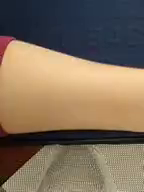
#> input picture frame 38 of DedoBassam1.mp4, 144 x 192 px, given in place of v1102.mp4, which was not available
$ python MainDetect.py   (older library calls are emulated)
#> lines starting #> are read from the running program, lines starting #| are printed output that depends on the picture; after the words box and inside, x2 and y2 are one past the last pixel; in counts of white or black regions, pixels touching at a corner belong together; pictures that were not available may be replaced by others from this repository, and a replacement may not be noted
### DetectSkin.py
# -*- coding: utf-8 -*-
"""
Created on Tue Jan  4 14:53:36 2022

@author: RaquelPantojo
"""

# import the necessary packages
import cv2
from matplotlib.pyplot import contour
import numpy as np
import matplotlib.pyplot as plt


def DetectPositionMaxSkin(filename, frame_number, lower, upper):

#> called with filename = 'v1102.mp4', frame_number = 30, lower = array of shape (3,), upper = array of shape (3,)
    Image = cv2.VideoCapture(filename)
    # keep looping over the frames in the video
    # Get the total number of frames in the video.
    fps = Image.get(cv2.CAP_PROP_FPS)
    frame_count = Image.get(cv2.CAP_PROP_FRAME_COUNT)
    success, frame = Image.read()
#> frame is the input picture: shape (192, 144, 3); mean B, G, R 90.1, 108.8, 125.3

    while success and frame_number <= frame_count:

        if success:
            frame_number += fps
            Image.set(cv2.CAP_PROP_POS_FRAMES, frame_number)

            # resize the frame, convert it to the HSV color space,
            # and determine the HSV pixel intensities that fall into
            # the speicifed upper and lower boundaries
            # frame = imutils.resize(frame, width=400)  # 400
            #frame=cv2.resize(frame, (640, 480))

            converted = cv2.cvtColor(frame, cv2.COLOR_BGR2HSV)
#> converted: shape (192, 144, 3); mean H, S, V 48.3, 103.8, 133.5
            skinMask = cv2.inRange(converted, lower, upper)
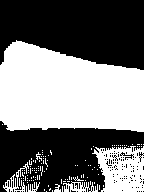
#> skinMask: shape (192, 144); 46.7% white; 120 white regions (112 under 20 px), largest, box (x1, y1, x2, y2) and area: (0, 40, 144, 132) 10441, (92, 146, 144, 192) 1694, (3, 162, 29, 192) 203

            # apply a series of erosions and dilations to the mask
            # using an elliptical kernel
            kernel = cv2.getStructuringElement(cv2.MORPH_ELLIPSE, (12, 12))
            skinMask = cv2.erode(skinMask, kernel, iterations=3)
#> skinMask: shape (192, 144); 19% white; 1 white region, box (x1, y1, x2, y2) and area: (0, 60, 144, 116) 5250
            skinMask = cv2.dilate(skinMask, kernel, iterations=3)
#> skinMask: shape (192, 144); 38% white; 1 white region, box (x1, y1, x2, y2) and area: (0, 45, 144, 134) 10514

            # blur the mask to help remove noise, then apply the
            # mask to the frame
            skinMask = cv2.GaussianBlur(skinMask, (13, 13), 5)
            skin = cv2.bitwise_and(frame, frame, mask=skinMask)
            #skin[ skinMask == 0] = 255
            #cv2.imshow('Image skin', skin)

           ###################################################################
           # Parte para o corte da região da pele
            _, thresh = cv2.threshold(skinMask, 100, 255, 0)
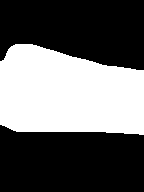
#> thresh: shape (192, 144); 39.2% white; 1 white region
            contours, _ = cv2.findContours(
                thresh, cv2.RETR_EXTERNAL, cv2.CHAIN_APPROX_NONE)
#> contours = 1 contour; box (x1, y1, x2, y2) and area: (0, 44, 144, 135) 10620

            for contour in contours:
                # draw in blue the contours that were founded
                cv2.drawContours(skin, contours, -1, (0, 255, 0), 1)

                # find the biggest countour (c) by the area
                c = max(contours, key=cv2.contourArea)
                x, y, w, h = cv2.boundingRect(c)
#> this loop made 1 pass
#> (x, y, w, h) on pass 1: (0, 44, 144, 91)
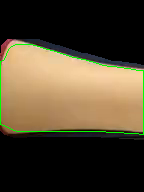
#> skin: shape (192, 144, 3); mean B, G, R 47.5, 68.7, 80.3

                #print(x, y, w, h)
            ###################################################################

        if cv2.waitKey(1) & 0xFF == ord("q"):
#> (key q is pressed here)
            break

    cv2.destroyAllWindows()

    return x, y, w, h

#}}}


# [19 lines left out: function croppedSkin, not called in this run]

### DetectNailRet.py

import cv2
from matplotlib.pyplot import contour
import numpy as np
import matplotlib.pyplot as plt
from random import randint
import matplotlib.pyplot as plt

#Teste Github

def DetectPositionMaxSkin(filename,x, y, w, h, lower, upper):
    #y=y+50
    Image = cv2.VideoCapture(filename)

    #Image = cv2.VideoCapture('t8.mp4')
    success, frame = Image.read()

    while success :
        success, frame = Image.read()
        #cv2.imshow('Imagem Original', frame)
        if success:
            cropeedIMAGE = frame[y:y+h, x:x+w]

            hsv_img = cv2.cvtColor(cropeedIMAGE, cv2.COLOR_BGR2HSV)
            #cv2.imshow('converted',converted)
            #skinFinger = cv2.inRange(converted, lower, upper)

            img_s = hsv_img[:, :, 1]  # Extracting Saturation channel on which we will work
            #cv2.imshow('img_s',img_s)

            # blur the mask to help remove noise, then apply the
            # mask to the frame
            img_s_blur = cv2.GaussianBlur(img_s, (7, 7), 0)
            #cv2.imshow('skinMask',skinMask)
            img_s_binary = cv2.threshold(img_s_blur, 0, 255, cv2.THRESH_BINARY_INV + cv2.THRESH_OTSU)[1]  # Thresholding to generate binary image (ROI detection)
            kernel = cv2.getStructuringElement(cv2.MORPH_RECT, (5, 5))
            img_s_binary = cv2.morphologyEx(img_s_binary, cv2.MORPH_OPEN, kernel, iterations=3)  # reduce some noise


            img_croped = cv2.bitwise_and(img_s, img_s_binary) * 2  # ROI only image extraction & contrast enhancement, you can crop this region
            abs_grad_x = cv2.convertScaleAbs(cv2.Sobel(img_croped, cv2.CV_64F, 1, 0, ksize=3))
            abs_grad_y = cv2.convertScaleAbs(cv2.Sobel(img_croped, cv2.CV_64F, 0, 1, ksize=3))
            grad = cv2.addWeighted(abs_grad_x, .5, abs_grad_y, .5, 0)  # Gradient calculation
            grad = cv2.medianBlur(grad, 13)
            cv2.imshow('grad',grad)


            edges = cv2.threshold(grad, 100, 255, cv2.THRESH_BINARY + cv2.THRESH_OTSU)[1]
            cv2.imshow('edges',edges)

            cnts = cv2.findContours(edges, cv2.RETR_EXTERNAL, cv2.CHAIN_APPROX_SIMPLE)  # Contours Detection
            cnts = cnts[0] if len(cnts) == 2 else cnts[1]
            cnt = None
            max_area = 0
            for c in cnts:
                area = cv2.contourArea(c)
                if area > max_area:  # Filtering contour
                    max_area = area
                    cnt = c

            cv2.drawContours(hsv_img, [cnt], 0, (0, 255, 0), 3)
            cv2.imshow('hsv_img',hsv_img)


            if cv2.waitKey(1) & 0xFF == ord("q"):
                break

    cv2.destroyAllWindows()

    #xc,yc,wc,hc,skin,skinMask,hsv_img,img_s_blur,img_s_binary1,img_croped,edges,cropeedIMAGE

### MainDetect.py
import DetectSkin
import DetectNailtr
import DetectNailtrv2
import DetectNail
import DetectNailRet
import testeRed
from matplotlib.contour import ContourSet
from matplotlib.pyplot import contour

import numpy as np
import skimage.filters as sk_filters
from scipy import ndimage

# define the upper and lower boundaries of the HSV pixel
# intensities to be consired 'skin'
lower = np.array([8, 15, 150], dtype="uint8")
upper = np.array([30, 255, 255], dtype="uint8")


#filename = 't8.mp4'
filename = 'v1102.mp4'
# [4 lines of commented-out code are left out]


frame_number = 30

# Cria um retangulo que seleciona somente a max area da pele:
x , y, w, h = DetectSkin.DetectPositionMaxSkin(filename, frame_number, lower, upper)
#> x = 0; y = 44; w = 144; h = 91
# [10 lines of commented-out code are left out]
lowerhsv = np.array([200, 0, 127], dtype="uint8")
upperhsv = np.array([255, 10, 130], dtype="uint8")

DetectNailRet.DetectPositionMaxSkin(filename,x, y, w, h,lowerhsv, upperhsv)
#> in DetectPositionMaxSkin, `cropeedIMAGE = frame[y:y+h, x:x+w]`:
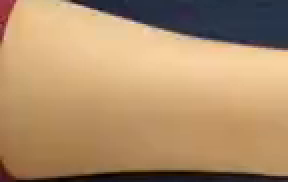
#> cropeedIMAGE: shape (91, 144, 3) (shown 2 times larger); mean B, G, R 107, 143, 175.3
#> in DetectPositionMaxSkin, `hsv_img = cv2.cvtColor(cropeedIMAGE, cv2.COLOR_BGR2HSV)`: hsv_img: shape (91, 144, 3); mean H, S, V 31.1, 109.7, 178.6
#> in DetectPositionMaxSkin, `img_s_blur = cv2.GaussianBlur(img_s, (7, 7), 0)`:
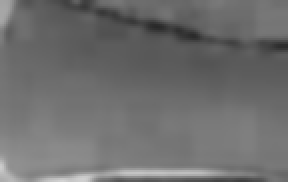
#> img_s_blur: shape (91, 144) (shown 2 times larger); min 40, max 210, mean 109.8
#> in DetectPositionMaxSkin, `img_s_binary = cv2.threshold(img_s_blur, 0, 255, cv2.THRESH_BINARY_INV..`:
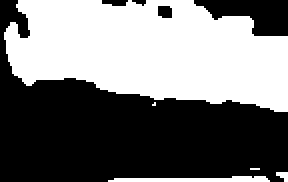
#> img_s_binary: shape (91, 144) (shown 2 times larger); 46.2% white; 5 white regions (2 under 20 px), largest, box (x1, y1, x2, y2) and area: (2, 0, 144, 56) 5855, (54, 88, 135, 91) 174, (138, 86, 144, 91) 20
#> in DetectPositionMaxSkin, `kernel = cv2.getStructuringElement(cv2.MORPH_RECT, (5, 5))`: kernel = [[1, 1, 1, 1, 1], [1, 1, 1, 1, 1], [1, 1, 1, 1, 1], [1, 1, 1, 1, 1], [1, 1, 1, 1, 1]]
#> in DetectPositionMaxSkin, `img_s_binary = cv2.morphologyEx(img_s_binary, cv2.MORPH_OPEN, kernel, ..`: img_s_binary: shape (91, 144); 43.1% white; 1 white region, box (x1, y1, x2, y2) and area: (5, 0, 144, 56) 5643
#> in DetectPositionMaxSkin, `edges = cv2.threshold(grad, 100, 255, cv2.THRESH_BINARY + cv2.THRESH_O..`:
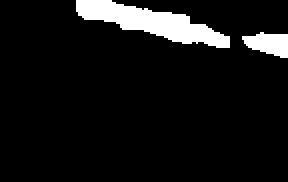
#> edges: shape (91, 144) (shown 2 times larger); 7.8% white; 2 white regions
#> in DetectPositionMaxSkin, `cnts = cv2.findContours(edges, cv2.RETR_EXTERNAL, cv2.CHAIN_APPROX_SIM..`: cnts = 2 contours; box (x1, y1, x2, y2) and area: (38, 0, 115, 24) 734, (121, 16, 144, 29) 174
#> the loop in DetectPositionMaxSkin, `for c in cnts:` made 2 passes
#> (area, max_area) on passes 1 to 2: (173.5, 173.5), (734.5, 734.5)
#> after the loop in DetectPositionMaxSkin, `for c in cnts:`: cnt = contour of 71 points, box (x1, y1, x2, y2) (38, 0, 115, 24), area 734; max_area = 734.5
#> in DetectPositionMaxSkin, `cv2.drawContours(hsv_img, [cnt], 0, (0, 255, 0), 3)`: hsv_img: shape (91, 144, 3); mean H, S, V 27.3, 119.5, 169.6
#> (key q is pressed here)

# [7 lines of commented-out code are left out]

$ run again, starting later in the video
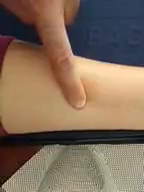
#> input picture frame 175 of DedoBassam1.mp4, 144 x 192 px, given in place of v1102.mp4, which was not available
#> in DetectPositionMaxSkin, frame is the input picture: shape (192, 144, 3); mean B, G, R 89.3, 107.6, 128.2
#> converted: shape (192, 144, 3); mean H, S, V 39.3, 101.5, 134.3
#> thresh: shape (192, 144); 33.5% white; 1 white region
#> contours = 1 contour; box (x1, y1, x2, y2) and area: (0, 60, 144, 134) 9052
#> the loop in DetectPositionMaxSkin, `for contour in contours:` made 1 pass
#> (x, y, w, h) on pass 1: (0, 60, 144, 74)
#> after the loop in DetectPositionMaxSkin, `for contour in contours:`:
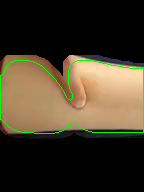
#> skin: shape (192, 144, 3); mean B, G, R 40, 58.2, 68.3
#> `x , y, w, h = DetectSkin.DetectPositionMaxSkin(filename, frame_number,..`: x = 0; y = 60; w = 144; h = 74
#> kernel = [[1, 1, 1, 1, 1], [1, 1, 1, 1, 1], [1, 1, 1, 1, 1], [1, 1, 1, 1, 1], [1, 1, 1, 1, 1]]
#> in DetectPositionMaxSkin, `edges = cv2.threshold(grad, 100, 255, cv2.THRESH_BINARY + cv2.THRESH_O..`:
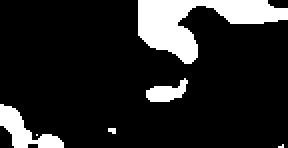
#> edges: shape (74, 144) (shown 2 times larger); 14.4% white; 6 white regions (3 under 20 px)
#> cnts = 6 contours, 3 with area under 20; largest, box (x1, y1, x2, y2) and area: (69, 0, 144, 32) 984, (0, 52, 32, 74) 246, (73, 39, 94, 51) 115
#> the loop in DetectPositionMaxSkin, `for c in cnts:` made 6 passes
#> (area, max_area) on passes 4, 6: (246.5, 246.5), (984, 984)
#> after the loop in DetectPositionMaxSkin, `for c in cnts:`: cnt = contour of 48 points, box (x1, y1, x2, y2) (69, 0, 144, 32), area 984; max_area = 984

$ run again, starting later in the video
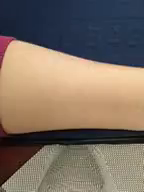
#> input picture frame 311 of DedoBassam1.mp4, 144 x 192 px, given in place of v1102.mp4, which was not available
#> in DetectPositionMaxSkin, frame is the input picture: shape (192, 144, 3); mean B, G, R 98.4, 110.9, 124.7
#> converted: shape (192, 144, 3); mean H, S, V 48.5, 97.7, 135.2
#> thresh: shape (192, 144); 38.6% white; 1 white region
#> contours = 1 contour; box (x1, y1, x2, y2) and area: (0, 44, 144, 134) 10464
#> the loop in DetectPositionMaxSkin, `for contour in contours:` made 1 pass
#> (x, y, w, h) on pass 1: (0, 44, 144, 90)
#> after the loop in DetectPositionMaxSkin, `for contour in contours:`:
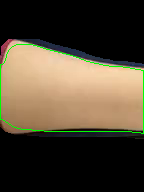
#> skin: shape (192, 144, 3); mean B, G, R 51.7, 69.3, 79.9
#> `x , y, w, h = DetectSkin.DetectPositionMaxSkin(filename, frame_number,..`: x = 0; y = 44; w = 144; h = 90
#> kernel = [[1, 1, 1, 1, 1], [1, 1, 1, 1, 1], [1, 1, 1, 1, 1], [1, 1, 1, 1, 1], [1, 1, 1, 1, 1]]
#> in DetectPositionMaxSkin, `edges = cv2.threshold(grad, 100, 255, cv2.THRESH_BINARY + cv2.THRESH_O..`:
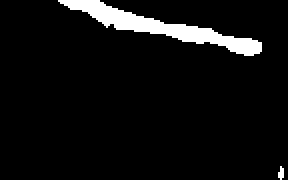
#> edges: shape (90, 144) (shown 2 times larger); 5.9% white; 2 white regions (1 under 20 px)
#> cnts = 2 contours, 1 with area under 20; largest, box (x1, y1, x2, y2) and area: (29, 0, 131, 28) 646
#> the loop in DetectPositionMaxSkin, `for c in cnts:` made 2 passes
#> (area, max_area) on pass 2: (646.5, 646.5)
#> after the loop in DetectPositionMaxSkin, `for c in cnts:`: cnt = contour of 88 points, box (x1, y1, x2, y2) (29, 0, 131, 28), area 646; max_area = 646.5
